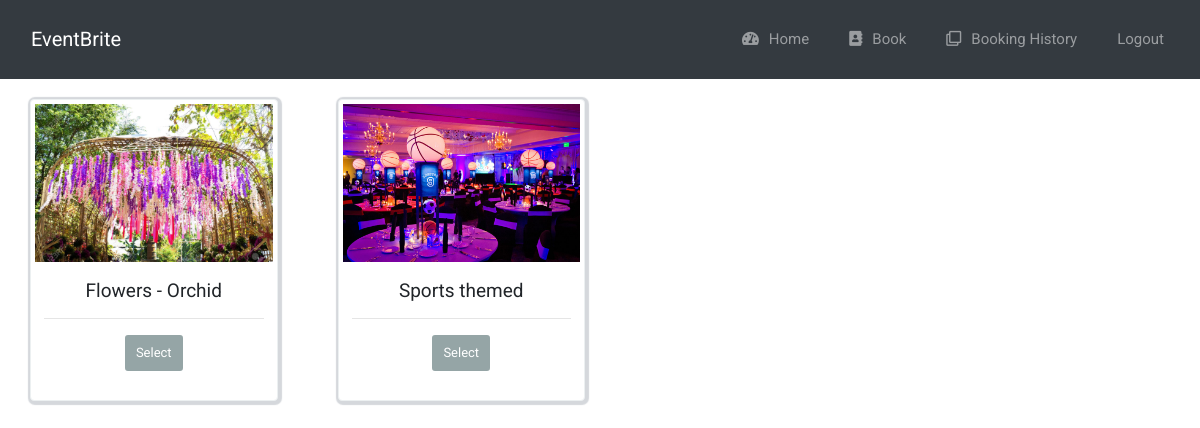
Before: /theme with the older database file.
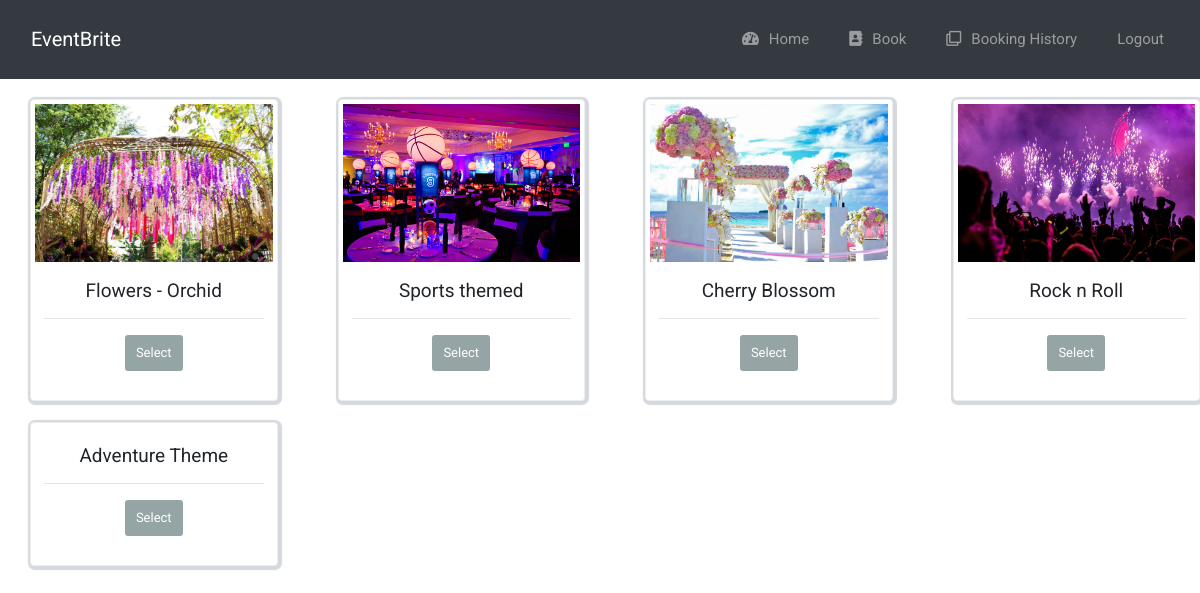
After: the same page with the newer database file.
### app.py (models this page shows)
class Decoration(db.Model):
    id = db.Column(db.Integer, primary_key=True)
    theme_name = db.Column(db.String(50))
    url_pic = db.Column(db.String(50))### Add theme photo
    cost = db.Column(db.Integer)

### app.py (the view)
@app.route('/bookings')
@app.route('/theme')
def theme():
    dec = Decoration.query.all()
    return render_template('theme.html',dec=dec)

### templates/theme.html
{% extends 'home.html' %}
{% block body %}
<div class="row">
	{% for x in dec %}
	<div class="col-lg-3" style="padding-left: 30px; padding-right: 0px;">
		<div class="col-xs-12 col-sm-12 col-md-12 col-lg-12">
			<div class="thumbnail">
                <a href="#">
					<img src="{{ x.url_pic }}" alt="" class="theme_img">
				</a>
				<div class="caption text-center">
					<h4 class="bold">{{ x.theme_name }}</h4>
					<hr />
					<p>
						<a href="{{ url_for('bookings', name=x.theme_name) }}" class="btn btn-default btn-sm">
							 Select
						</a>
					</p>
				</div>
			</div>
		</div>
	</div>
	{% endfor %}
</div>
{% endblock %}

Changed rows visible on the page:
added Decoration: url_pic (picture), theme_name "Cherry Blossom"
added Decoration: url_pic (picture), theme_name "Rock n Roll"
added Decoration: theme_name "Adventure Theme"
